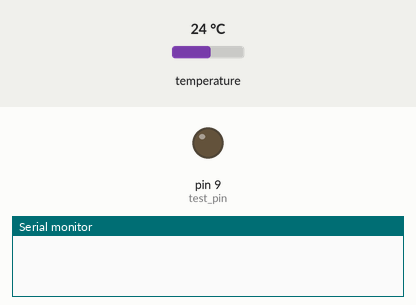
The sketch below on a simulated Arduino Uno, built with avr-gcc and run on an emulated ATmega328P. On the bench: output pins drawn as LEDs (lit = HIGH), the last lines printed to the serial monitor. Inputs (shaded band) come from the test bench; at power-on: temperature 24 °C.

Above: at 2.3 s.
At 8.1 s:
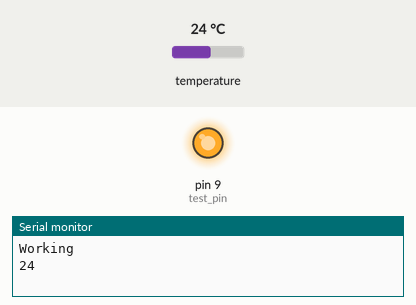
Timing chart, 0 to 29.7 s (numbered marks = the images above):
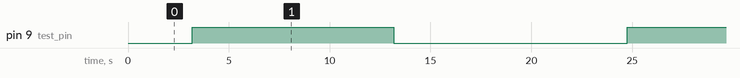

The sketch:

Testing.ino
```cpp
#include <OneWire.h>
#include <DallasTemperature.h> //For temperature sensors

#define test_pin 9
#define Temp_ColWater_p 2

int Tcold = 0;

OneWire oneWire1(Temp_ColWater_p);
DallasTemperature Temp_ColWater(&oneWire1);

void setup() {

  pinMode(test_pin, OUTPUT);
  Tcold = GetTemp(Temp_ColWater, Tcold);
  Serial.begin(9600);
}

void loop() {

  Tcold = GetTemp(Temp_ColWater, Tcold);

  if(Tcold<40){
    Serial.println("Working");
    Serial.println(Tcold);
    digitalWrite(test_pin,HIGH);
    delay(10000);
    digitalWrite(test_pin,LOW);
    delay(10000);
  }

  else{
    Serial.println("Not working");
    digitalWrite(test_pin,LOW);
  }

}

float GetTemp(DallasTemperature temp, float reading0){

  float reading1,reading2 = 0;
  temp.requestTemperatures();
  delay(25);
  reading1 = temp.getTempCByIndex(0);
  delay(10);
  temp.requestTemperatures();
  delay(25);
  reading2 = temp.getTempCByIndex(0);
  if (floor(reading1) == floor(reading2)){
    return reading2;
  }
  else{
    return reading0;
  }
}
```

Measured:
- by itself, pin 9 (test_pin): alternates HIGH for 10.0 s and LOW for 11.6 s
